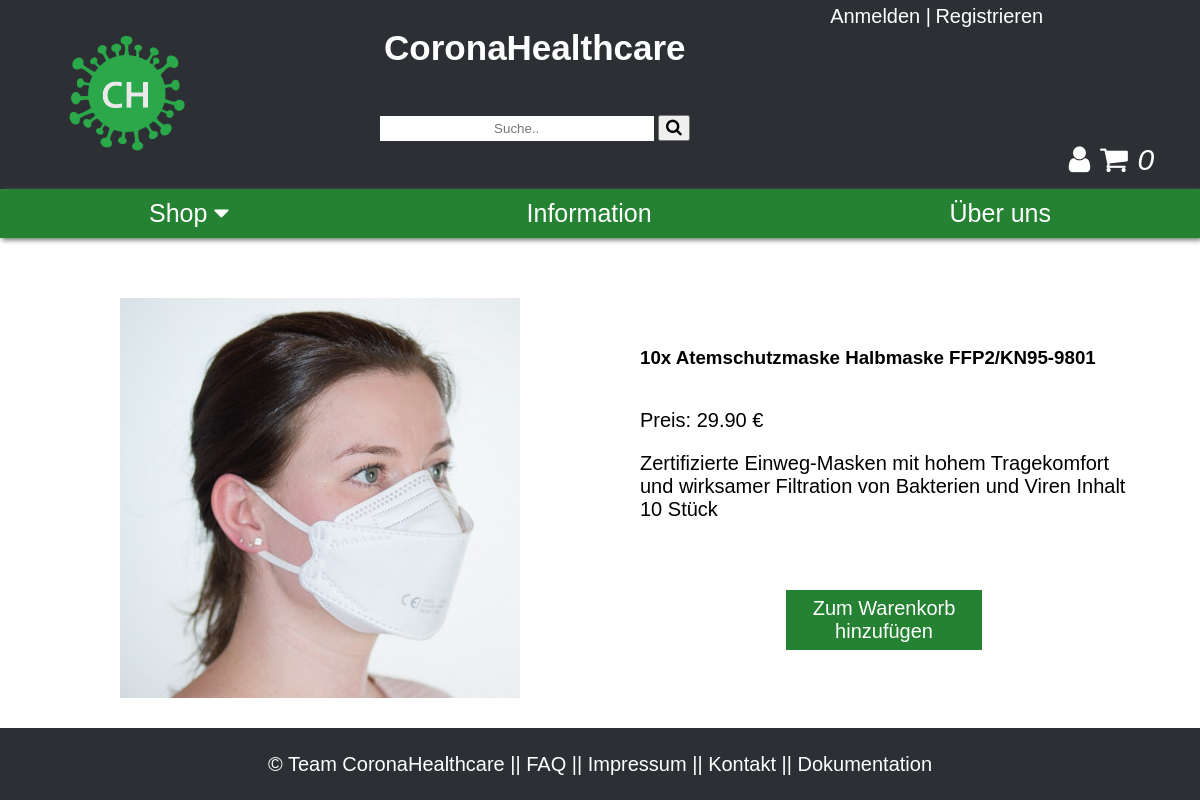
The app's page /index.php?c=shop&a=product&productID=17 with its own data.
### tables this page shows
CREATE TABLE IF NOT EXISTS `product` (
  `id` INT NOT NULL AUTO_INCREMENT,
  `name` VARCHAR(45) NULL,
  `price` DECIMAL(10,2) NULL,
  `description` VARCHAR(255) NULL DEFAULT 'Zu diesem Produkt gibt es noch keine Beschreibung.',
  `picturepath` VARCHAR(255) NULL DEFAULT 'Kein Bild angegeben',
  `category_id` INT NOT NULL,
  PRIMARY KEY (`id`),
  INDEX `fk_product_category_idx` (`category_id` ASC),
  CONSTRAINT `fk_product_category1`
    FOREIGN KEY (`category_id`)
    REFERENCES `category` (`id`)
    ON DELETE NO ACTION
    ON UPDATE NO ACTION);

### core/controller.class.php (called while the page is built, shortened)
<?php
class Controller
{
	private $_action = null;
	private $_controllerName = null;
	protected $_params = [];
	public function __construct($action = null, $controllerName = null)
	{
		$this->_action         = $action;
		$this->_controllerName = $controllerName;
	}
	public function renderHTML()
	{
		$viewPath = $this->viewPath($this->_controllerName, $this->_action);
		extract($this->_params);
		if(file_exists($viewPath))
		{
				include $viewPath;
		}
		include __DIR__.'/../views/layout.php';
	}
	protected function viewPath($controllerName, $action)
	{
		return __DIR__.'/../views/'.$controllerName.'/'.$action.'.php';
	}
}

### core/_baseModel.class.php (called while the page is built, shortened)
<?php
abstract class BaseModel
{
    public static function tablename()
    {
        $class = get_called_class();
        if(defined($class.'::TABLENAME'))
        {
            return $class::TABLENAME;
        }
        return null;
    }
    public static function find($where = '')
    {
        $db = $GLOBALS['db'];
        $result = null;
        try
        {
            $sql = 'SELECT * FROM ' . self::tablename();
            if(!empty($where))
            {
                $sql .= ' WHERE ' . $where . ';';
            }
            $result = $db->query($sql)->fetchAll();
        }
        catch (PDOException $e)
        {
            die('Select statement failed: ' . $e->getMessage());
        }
        return $result;
    }
    public static function findOne($whereStr = '')
    {
        $results = self::find($whereStr);
        if(count($results) > 0)
        {
            return $results[0];
        }
        return null;
    }
}

### controller/shop_controller.php (called while the page is built, shortened)
<?php
class ShopController extends \app\core\Controller
{
    public function actionProduct()
    {
        $productID = $_GET['productID'];
        $product = \app\models\Product::findOne('id = ' . $productID);
    }
}

### views/shop/product.php (the view, shortened to what this page needs)
<html>
<!DOCTYPE html>
<html lang="de">
<head>
</head>
<body>
<div class="product">
<div class="product-left">
<?php if($productPicture != 'Kein Bild angegeben'):  ?>
                    <img src="assets/<?=$productPicture?>">
                <?php else : ?>
                    <img src="assets/Logo.png">
                <?php endif; ?>
                </div>
<div class = "product-right">
    <h3><?=$productName?> </h3>
    <p>Preis: <?=$productPrice?> €</p>
    <p><?=$productDescription?></p>
    <form action="index.php?c=shop&a=addProduct" method="post">
    <button class="add-to-cart">Zum Warenkorb hinzufügen</button></div>
    </div>
    </body>
    </html>

### assets/styles/style.css (style rules this page uses)
* { text-decoration: none; text-align: center; font-family: Arial, sans-serif; }
body { margin: 0; margin-bottom: 10vh; }
.product { display: flex; text-align: center; flex-direction: row; }
.product p { font-size: 20px; }
.product-right { margin-top: 7.5%; padding-left: 10%; margin-right: 6%; flex: 60%; }
.product-right p { text-align: left; }
.product-right h3 { text-align: left; padding-bottom: 20px; }
.product-left { float: left; margin-left: 10%; margin-top: 5%; flex: 40%; }
.product img { width: 400px; height: 400px; }
.product button { margin-top: 10%; width: 40%; padding: 1.5%; border: none; background-color: rgb(36, 130, 50); text-align: center; cursor: pointer; font-size: 20px; transition-duration: 0.3s; color: white; }

### records on screen
product: picturepath (picture), name "10x Atemschutzmaske Halbmaske FFP2/KN95-9801", price "29.90", description "Zertifizierte Einweg-Masken mit hohem Tragekomfort und wirksamer Filtration von Bakterien und Viren Inhalt 10 Stück"
